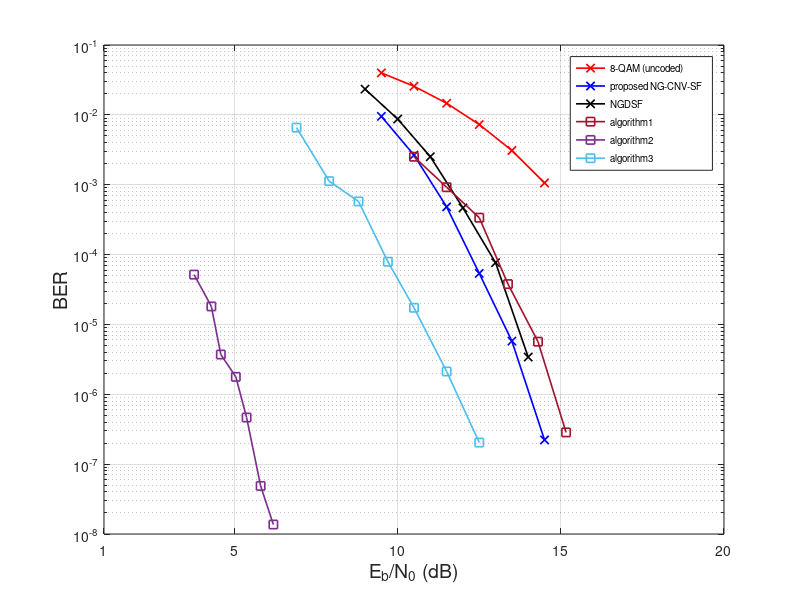

Source code (MATLAB):
%BER Performance of NG-CNV-SF over GF(8) with 8-QAM, N=45, K=15
%nbldpc_45_2_3_gf8.mat
%algorithm1 (Paper name: )
%EMS
%simulation setup of our own

Eb_No_db=[9.5, 10.5, 11.5, 12.5, 13.5, 14.5];

uncoded=[3.989256e-02, 2.567559e-02, 1.465818e-02, 7.274726e-03, 3.090000e-03, 1.061556e-03];

CNV=[9.513712e-03, 2.653124e-03, 4.823268e-04, 5.377661e-05, 5.777778e-06, 2.222222e-07];

Eb_No_ngdsf=9:1:14;
%T=30, eta=5, w=35, flip_num=2;
NGDSF = [2.336283e-02, 8.714006e-03, 2.515366e-03, 4.659757e-04, 7.652939e-05,  3.407445e-06];

%algorithm1=[1.709049e-02, 5.612815e-03, 1.827029e-03, 4.800646e-04, 1.035000e-04,2.033333e-05];

%data from plotdizitizer
x_for_algo1= [10.5, 11.5, 12.5, 13.38, 14.3, 15.16];
algorithm1=[0.002513489112177349, 0.0009204260882470623, 0.000337055044249586, 0.00003780613901032568, 0.0000056684275986545415, 2.8463849130042736e-7];

%algorithm2=[ 0.01167, 0.00344, 0.000951, 0.0002241, 1.1e-05, 6.333333e-06]

%data from plotdizitizer
x_for_algo2=[3.76, 4.29, 4.58, 5.04, 5.37, 5.8, 6.19];
algorithm2=[0.00005167689353077303, 0.00001809746429760075, 0.0000037089593846081383, 0.0000017754460466292086, 4.6514678944760467e-7, 4.879391338903215e-8, 1.3668915917771727e-8];

x_for_algo3=[6.9, 7.9, 8.8, 9.7, 10.5, 11.5, 12.5];
algorithm3=[0.006564089821917644, 0.0011252435634589665, 0.000575954017022894, 0.0000789781443059708, 0.00001730721332830597, 0.0000021226080457660694, 2.0364055215803732e-7];

%Eb_No_ems=[3.6, 3.8, 4, 4.2, 4.4];
%ber_ems=[3.4327e-05, 2.12528e-05, 7.33333e-06, 4.66667e-06, 1.33333e-06];


figure;

semilogy(Eb_No_db, uncoded, 'rx-', 'LineWidth', 1.2);
grid on;
hold on;

semilogy(Eb_No_db, CNV, 'bx-','LineWidth', 1.2);

semilogy(Eb_No_ngdsf, NGDSF, 'kx-','LineWidth', 1.2);

semilogy(x_for_algo1, algorithm1, '-s', 'Color', [0.6350 0.0780 0.1840], 'LineWidth', 1.2);


semilogy(x_for_algo2, algorithm2, '-s', 'Color', [0.4940 0.1840 0.5560], 'LineWidth', 1.2);

semilogy(x_for_algo3, algorithm3, '-s','Color', [0.3010 0.7450 0.9330], 'LineWidth', 1.2);

%semilogy(Eb_No_ems, ber_ems, 'mx-', 'LineWidth', 1.2);
hold off;

 ylim([10e-9 10e-2]);
 xlim([1 20]);
 xticks([1 5 10 15 20]);
 xlabel('E_b/N_0 (dB)', 'FontSize', 14);
 ylabel('BER', 'FontSize', 14);
 %title('BER comparison for NB-LDPC code (45,2,3) over GF(8)');
 hold off;
 legend( '8-QAM (uncoded)', 'proposed NG-CNV-SF', 'NGDSF','algorithm1','algorithm2','algorithm3', 'Location', 'northeast', 'FontSize', 7);
